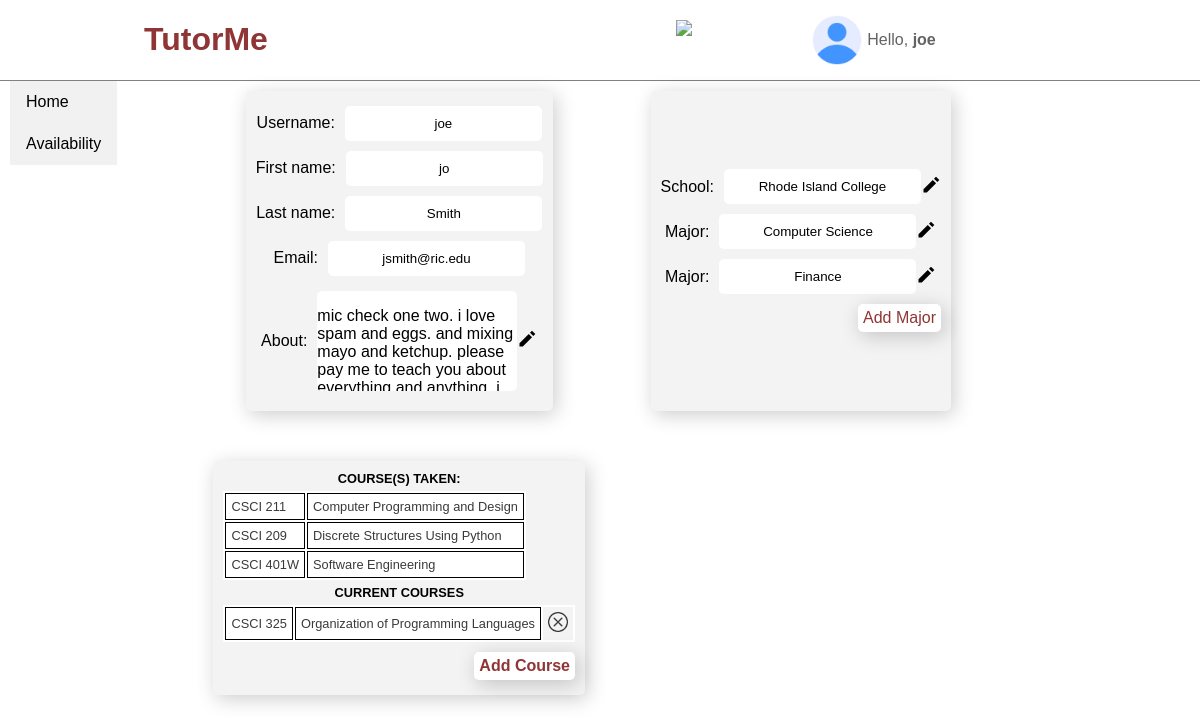
Screenshot of /app/profile/details/tutor (signed in) with the database file from the repository.
### log_in/models.py (models this page shows)
class CustomUser(AbstractUser):
    FRESHMAN = 'FR'
    SOPHOMORE = 'SO'
    JUNIOR = 'JR'
    SENIOR = 'SR'
    GRADUATE = 'GR'
    YEAR_IN_SCHOOL_CHOICES = [
            (FRESHMAN, 'Freshman'),
            (SOPHOMORE, 'Sophomore'),
            (JUNIOR, 'Junior'),
            (SENIOR, 'Senior'),
            (GRADUATE, 'Graduate'),
            ]
    year = models.CharField(
            max_length=2,
            choices=YEAR_IN_SCHOOL_CHOICES,
            default=FRESHMAN,
            blank=True
            )
    school = models.ForeignKey(School, on_delete=models.CASCADE, null=True)
    rate = models.DecimalField(decimal_places=2, max_digits=5, blank=True, null=True)

class TutorProfile(models.Model):
    user = models.ForeignKey(CustomUser, on_delete = models.CASCADE)
    about = models.TextField()

class School(models.Model):
    name = models.CharField(max_length=100, unique=True)

class UserMajorMap(models.Model):
    user = models.ForeignKey(CustomUser, on_delete=models.CASCADE)
    major = models.ForeignKey(Major, on_delete=models.CASCADE)

class Major(models.Model):
    school = models.ForeignKey(School, on_delete=models.CASCADE, unique=False)
    major = models.CharField(max_length=100, unique=False)

class UserCoursesMap(models.Model):
    SPRING = 0
    SUMMER = 1
    FALL = 2
    WINTER = 3
    SEMESTER_CHOICES = [
            (SPRING, 'Spring'),
            (SUMMER, 'Summer'),
            (FALL, 'Fall'),
            (WINTER, 'Winter'),
            ]
    user = models.ForeignKey(CustomUser, on_delete=models.CASCADE)
    taking_course = models.ForeignKey(Course, on_delete=models.CASCADE)
    semester = models.IntegerField(
            choices=SEMESTER_CHOICES,
            default=FALL,
            )
    year_taken = models.IntegerField(default=date.today().year, blank=True)

class Course(models.Model):
    course_code = models.CharField(max_length=10, unique=False)
    name = models.CharField(max_length=100, unique=False)
    school_offering = models.ForeignKey(School, on_delete=models.CASCADE, null=True)
    class Meta:
        constraints = [
                models.UniqueConstraint(fields=['course_code', 'school_offering'], name='unique_school_course')
                ]

### log_in/views.py (the view)
# urls.py: path('profile/details/<str:group>', views.details, name='profile-details'),
def details(request, group):
    context = {}
    if (request.user.groups.values().filter(name__icontains="tutor").exists()):
        context['isTutor'] = True
    else:
        context['isTutor'] = False
    if (request.user.groups.values().filter(name__icontains="stduent").exists()):
        context['isStudent'] = True
    else:
        context['isStudent'] = False
    context['list_of_majors'] = UserMajorMap.objects.filter(user_id=request.user.id)
    if request.user.school_id:
        schoolName = request.user.school.name
        sizeAttribute = len(schoolName)
        context['size'] = sizeAttribute
    context['group'] = group
    allUsersCourses = UserCoursesMap.objects.filter(user_id=request.user.id)
    if group == "tutor":
        context['isTutor'] = True
        context['isStudent'] = False
        oldCourses = list(filter(isOlderCourse, allUsersCourses))
        context['course_history'] = oldCourses
        context['current_courses'] = list(filter(lambda x: not isOlderCourse(x), allUsersCourses))
        try:
            context['tutor_profile_record'] = TutorProfile.objects.get(user_id=request.user.id)
        except ObjectDoesNotExist:
            context['tutor_profile_record'] = False
    elif group == "student":
        context['current_courses'] = list(filter(lambda x: not isOlderCourse(x), allUsersCourses))
    return render(request, "log_in/profile-details.html", context)

### log_in/views.py (called while the page is built)
def isOlderCourse(acourse):
    if acourse.year_taken < date.today().year or acourse.semester < CURRENT_SEMESTER:
        return True
    else:
        return False

### log_in/templates/log_in/profile-details.html (shortened to what this page needs)
{% extends 'log_in/base_profile_refac.html' %}
{% load static %}
{% block styles %}
	{{ block.super }}
	<link rel="stylesheet" type="text/css" href="{% static 'log_in/css/profile-details.css' %}">
{% endblock %}
{% block main-content %}
<div class="main-section-box">
	<div class="inner-main-section-box">
		<article class="demographic-box">
			<div class="lbl-ipt-grp">
				<label for="uname">Username: </label>
				<input type="text" id="uname" name="user-name" value={{ user.username }} size=20 readonly>
			</div>
			<div class="lbl-ipt-grp">
				<label for="fname">First name: </label>
				<input type="text" id="fname" name="first-name" value={{ user.first_name }} size=20 readonly>
			</div>
			<div class="lbl-ipt-grp">
				<label for="lname">Last name: </label>
				<input type="text" id="lname" name="last-name" value={{ user.last_name }} size=20 readonly>
			</div>
			<div class="lbl-ipt-grp">
				<label for="email">Email: </label>
				<input type="text" id="email" name="email" value={{ user.email }} size=20 readonly>
			</div>
            {% block about_section %}
            <div class="lbl-ipt-grp">
                <label for="about">About: </label>
                {% if tutor_profile_record %}
                <div class="about-txt-box">
                    <p class="article-text">{{ tutor_profile_record.about }}</p>
                </div>
                {% else %}
                <input type="text" id="about" name="about_msg" size=20 placeholder="Message about yourself" readonly>
                {% endif %}
				<div class="edit-icon">
					<a href="{% url 'edit-about' user.id %}">
						<img src="{% static 'log_in/image/icons8-edit.svg' %}" width=20 height=20 title="Edit/Change.">
					</a>
				</div>
            </div>
            {% endblock %}
		</article>
		<article class="school-major-box">
			<div class="lbl-ipt-grp">
				<label for="school-name">School: </label>
				{% block school-input %}
				<input type="text" id="school-name" name="school" {% if request.user.school %} value="{{ user.school.name }}" {% endif %} {% if size %}size={{ size }} {% endif %} readonly>
				<div class="edit-icon">
					<a href="{% url 'edit-school' %}">
						<img src="{% static 'log_in/image/icons8-edit.svg' %}" width=20 height=20 title="Edit/Change.">
					</a>
				</div>
				{% endblock school-input %}
			</div>
			{% block major_section %}
			{% for major in list_of_majors %}
			<div class="lbl-ipt-grp">
				<label for="major">Major: </label>
				<input type="text" id="major" name="major" value="{{ major.major.major }}"  readonly>
				<div class="edit-icon">
					<a href="{% url 'edit-major' major.id %}">
						<img src="{% static 'log_in/image/icons8-edit.svg' %}" width=20 height=20 title="Edit/Change.">
					</a>
				</div>
			</div>
			{% endfor %}
			{% block add_major_section_btn %}
			<div class="section-btns">
				<a id="add-major-btn" class="add-btns" href="{% url 'add_major' user.id %}">Add Major</a>
			</div>
			{% endblock add_major_section_btn %}
			{% endblock major_section %}
		</article>
		<article class="current-courses-box">
            {% if isTutor %}
			<p class="tutors-course-heading">COURSE(S) TAKEN: </p>
			<div class="table-box">
				<table>
				{% for course in course_history %}
				<tr>
					<td class="course_code_td">{{ course.taking_course.course_code }}</td>
					<td class="course_name_td">{{ course.taking_course.name }}</td>
				</tr>
				{% endfor %}
				</table>
			</div>
			{% endif %}
			{% block courses-section %}
			<p id="general-course-heading">CURRENT COURSES</p>
			<div class="table-box">
				<table>
				{% for course_map in current_courses %}
					<tr id="course_tr_{{ course_map.id }}">
						<td  class="course_code_td">{{ course_map.taking_course.course_code }}</td>
						<td  class="course_name_td">{{ course_map.taking_course.name }}</td>
						<td class="delete-td">
							<div class="delete-icon">
								<a href="{% url 'delete-course' course_map.id %}">
									<img src="{% static 'log_in/image/delete2.png' %}" width=20 height=20 title="Delete course.">
								</a>
							</div>
						</td>
					</tr>
				{% endfor %}
				</table>
			</div>
			{% endblock %}
			{% block add_course_section_btn %}
			<div class="section-btns">
				<a id="add-course-btn" class="add-btns" href="{% url 'add_course' user.id %}">Add Course</a>
			</div>
			{% endblock add_course_section_btn %}
		</article>
	</div>
</div>
{% endblock %}

### log_in/templates/log_in/base_profile_refac.html (shortened to what this page needs)
{% extends "log_in/index.html" %}
{% load static %}
{% block nav-right-section %}
<div class="nav-right-box">
	<div class="dropdown">
		<img id="notifications-bell" src="{% static '/log_in/image/note-bell.svg' %}">
	</div>
	<div class="dropdown">
		<div class="icon-greeting-box">
			<img id="profile-icon" src="{% static '/log_in/image/user.png' %}">
			<div class="custom-greeting">
				<span>Hello, <b>{{ user.username }}</b></span>
			</div>
		</div>
	</div>
</div>
{% endblock %}
{% block main-body %}
<div class="body-box">
	<div class="sidebar-nav">
        <a href="{% url 'account' %}">Home</a>
    {% if isTutor %}
        <a href="#">Availability</a>
    {% endif %}
	</div>
	{% block main-content %}{% endblock %}
</div>
{% endblock %}

### log_in/templates/log_in/index.html (shortened to what this page needs)
{% load static %}
<!doctype html>
	{% block styles %}
	<link rel="stylesheet" type="text/css" href="{% static 'log_in/css/profile.css' %}">
	<link rel="stylesheet" type="text/css" href="{% static 'log_in/css/index.css' %}">
	<link rel="stylesheet" type="text/css" href="{% static 'log_in/css/base-profile.css' %}">
	{% endblock %}
	<header>
		<div class="top-nav-box">
			<div class="inner-nav-left-box">
				<h1>TutorMe</h1>
			</div>
			{% block nav-right-section %}{% endblock %}
		</div>
	</header>
	<body>
		{% block main-body %}{% endblock %}
	</body>
</html>

### log_in/static/log_in/css/profile.css (style rules this page uses)
.dropdown { position: relative; display: inline-block; }

### log_in/static/log_in/css/index.css (style rules this page uses)
body { margin: 0; font-family: sans-serif; }
article input { padding: 10px; border: none; border-radius: 5px; text-align: center; }
article label { margin-right: 10px; }
.nav-right-box { display: flex; justify-content: space-evenly; width: 500px; }
.top-nav-box { max-height: max-content; width: 100%; border-bottom: 1px solid grey; display: flex; justify-content: space-around; align-items: center; }
.inner-nav-left-box h1 { color: #8f3535; }
#notifications-bell { height: 40px; width: auto; }
#profile-icon { height: 50px; width: auto; }
.icon-greeting-box { display: flex; align-items: center; }
.dropdown { display: flex; align-items: center; }
.custom-greeting { margin-left: 5px; color: #0000009c; }
.body-box { display:flex; }
.main-section-box { display: flex; justify-content: center; width: 100%; flex-direction: column; align-items: center; height: max-content; padding-bottom: 50px; }
article { background-color: #f3f3f3; margin: 25px; border-radius: 5px; box-shadow: 3px 4px 20px 0px rgb(0 0 0 / 20%); }
.demographic-box { grid-area: de; }
.school-major-box { grid-area: sm; }
.current-courses-box { grid-area: co; }
.inner-main-section-box { padding-top: 10px; width: max-content; margin: 0 10px; display: grid; grid-template-columns: repeat(4, 1fr); grid-column-gap: 30px; grid-row-gap: 50px; grid-auto-rows: minmax(100px, auto); grid-template-areas: "de de sm sm" "co co nc nc"; }
.lbl-ipt-grp, .lbl-ipt-grp form { display: flex; align-items: center; }
#add-course-btn { font-size: 16px; font-weight: bold; }

### log_in/static/log_in/css/base-profile.css (style rules this page uses)
.sidebar-nav { width: min-content; height: max-content; background-color: #f1f1f1; display: flex; justify-content: center; position: absolute; left: 10px; flex-direction: column; }
.sidebar-nav a { color: black; padding: 12px 16px; text-decoration: none; display: block; }
tr { font-size: 12px; }
table { background-color: white; }
table tr:nth-child(even) { background-color: #f2f2f2; }
td { padding: 0px 10px; }

### log_in/static/log_in/css/profile-details.css (style rules this page uses)
article { width: max-content; margin: 0 auto; padding: 10px; display: flex; flex-direction: column; justify-content: center; align-items: center; }
article div { margin: 5px 0px; }
img { margin: 0px 10px; }
.section-btns { display: flex; width: 100%; justify-content: right; }
.add-btns { text-decoration: none; border-radius: 5px; background-color: white; padding: 5px; color: #8f3535; box-shadow: 3px 4px 20px 0px rgb(0 0 0 / 20%); border: none; }
#add-course-btn { font-size: 16px; font-weight: bold; }
.table-box { width: 100%; display: flex; justify-content: left; }
td { background-color: white; box-sizing: border-box; border: 1px solid black; border-collapse: collapse; padding: 5px; font-size: .8rem; color: #3a3a3a; }
.tutors-course-heading, #general-course-heading { font-weight: bold; font-size: .8rem; margin: 0; }
.delete-icon, img { margin: 0; }
.edit-td, .delete-td { background-color: #f3f3f3; border: none; }
.about-txt-box { width: 200px; height: 100px; overflow-y: auto; background-color: white; border-radius: 5px; }

### rows the page displays
CustomUser: username "joe", user-name "joe", first-name "jo", last-name "Smith", email "jsmith@ric.edu", school "Rhode Island College"
TutorProfile: about "mic check one two. i love spam and eggs. and mixing mayo and ketchup. please pay me to teach you about…"
UserMajorMap: major "Computer Science"
UserMajorMap: major "Finance"
UserCoursesMap: taking_course.course_code "CSCI 211", taking_course.name "Computer Programming and Design"
UserCoursesMap: taking_course.course_code "CSCI 209", taking_course.name "Discrete Structures Using Python"
UserCoursesMap: taking_course.course_code "CSCI 401W", taking_course.name "Software Engineering"
UserCoursesMap: taking_course.course_code "CSCI 325", taking_course.name "Organization of Programming Languages"
